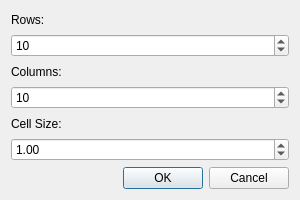
<?xml version="1.0" encoding="UTF-8"?>
<ui version="4.0">
 <class>Generate2DGridDialog</class>
 <widget class="QDialog" name="Generate2DGridDialog">
  <property name="geometry">
   <rect>
    <x>0</x>
    <y>0</y>
    <width>300</width>
    <height>200</height>
   </rect>
  </property>
  <property name="windowTitle">
   <string>Generate 2D Grid</string>
  </property>
  <layout class="QVBoxLayout" name="verticalLayout">
   <item>
    <widget class="QLabel" name="rowsLabel">
     <property name="text">
      <string>Rows:</string>
     </property>
    </widget>
   </item>
   <item>
    <widget class="QSpinBox" name="rowsSpinBox">
     <property name="minimum">
      <number>1</number>
     </property>
     <property name="maximum">
      <number>100</number>
     </property>
     <property name="value">
      <number>10</number>
     </property>
    </widget>
   </item>
   <item>
    <widget class="QLabel" name="columnsLabel">
     <property name="text">
      <string>Columns:</string>
     </property>
    </widget>
   </item>
   <item>
    <widget class="QSpinBox" name="columnsSpinBox">
     <property name="minimum">
      <number>1</number>
     </property>
     <property name="maximum">
      <number>100</number>
     </property>
     <property name="value">
      <number>10</number>
     </property>
    </widget>
   </item>
   <item>
    <widget class="QLabel" name="cellSizeLabel">
     <property name="text">
      <string>Cell Size:</string>
     </property>
    </widget>
   </item>
   <item>
    <widget class="QDoubleSpinBox" name="cellSizeSpinBox">
     <property name="minimum">
      <double>0.100000000000000</double>
     </property>
     <property name="maximum">
      <double>100.000000000000000</double>
     </property>
     <property name="singleStep">
      <double>0.100000000000000</double>
     </property>
     <property name="value">
      <double>1.000000000000000</double>
     </property>
    </widget>
   </item>
   <item>
    <widget class="QDialogButtonBox" name="buttonBox">
     <property name="orientation">
      <enum>Qt::Horizontal</enum>
     </property>
     <property name="standardButtons">
      <set>QDialogButtonBox::Cancel|QDialogButtonBox::Ok</set>
     </property>
    </widget>
   </item>
  </layout>
 </widget>
 <resources/>
 <connections>
  <connection>
   <sender>buttonBox</sender>
   <signal>accepted()</signal>
   <receiver>Generate2DGridDialog</receiver>
   <slot>accept()</slot>
   <hints>
    <hint type="sourcelabel">
     <x>248</x>
     <y>260</y>
    </hint>
    <hint type="destinationlabel">
     <x>157</x>
     <y>274</y>
    </hint>
   </hints>
  </connection>
  <connection>
   <sender>buttonBox</sender>
   <signal>rejected()</signal>
   <receiver>Generate2DGridDialog</receiver>
   <slot>reject()</slot>
   <hints>
    <hint type="sourcelabel">
     <x>316</x>
     <y>260</y>
    </hint>
    <hint type="destinationlabel">
     <x>286</x>
     <y>274</y>
    </hint>
   </hints>
  </connection>
 </connections>
</ui>
